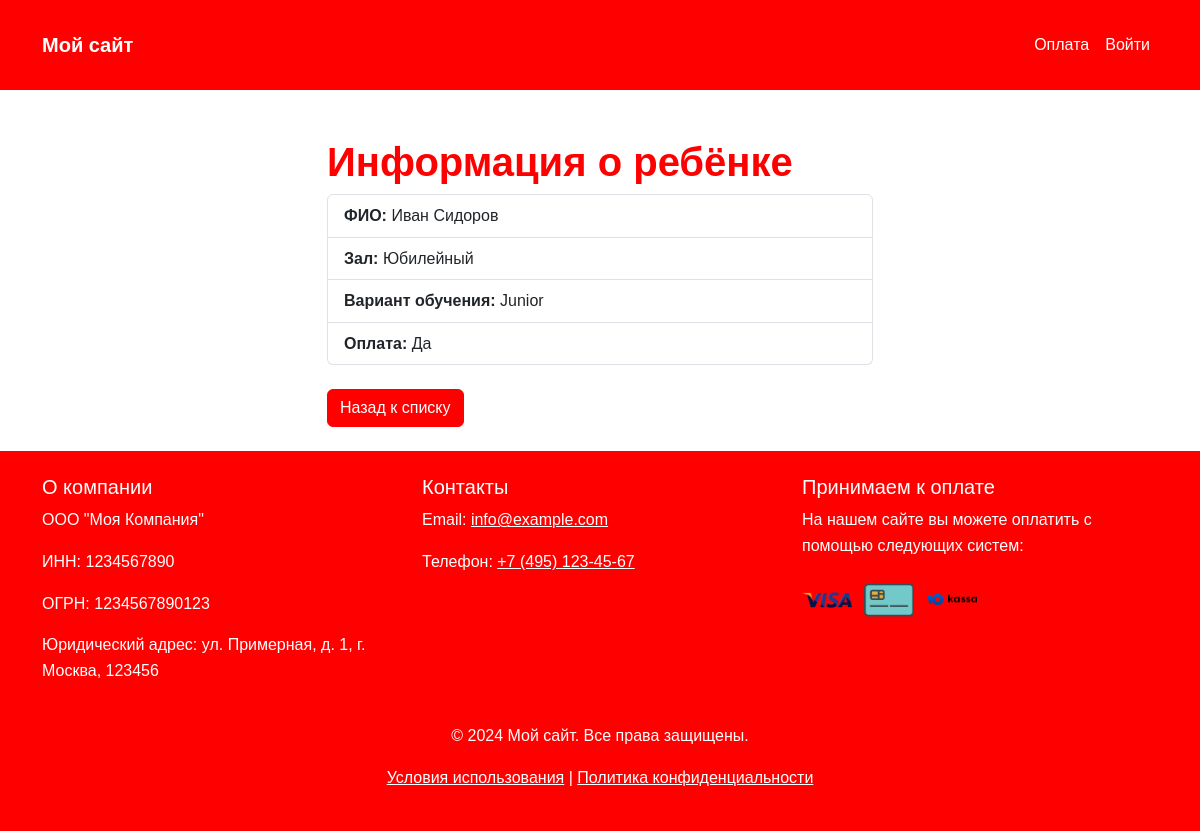
/child/4/, run on the app's committed database.
### payments/models.py (models this page shows, shortened)
class Child(models.Model):
    full_name = models.CharField(max_length=255)
    hall = models.ForeignKey(Hall, on_delete=models.CASCADE)
    training_option = models.ForeignKey(TrainingOption, on_delete=models.CASCADE)
    is_paid = models.BooleanField(default=False)
    class Meta:
        verbose_name = 'Ученик'
        verbose_name_plural = 'Ученики'

class Hall(models.Model):
    name = models.CharField(max_length=100)
    class Meta:
        verbose_name = 'Зал'
        verbose_name_plural = 'Залы'

class TrainingOption(models.Model):
    name = models.CharField(max_length=100)
    price = models.DecimalField(max_digits=10, decimal_places=2)

### payments/views.py (the view)
# urls.py: path('child/<int:pk>/', views.child_detail_view, name='child_detail'),
def child_detail_view(request, pk):
    child = get_object_or_404(Child, pk=pk)
    return render(request, 'payments/child_detail.html', {'child': child})

### templates/payments/child_detail.html (shortened to what this page needs)
{% extends 'base.html' %}
{% block content %}
<div class="row justify-content-center">
    <div class="col-md-6">
        <h1 class="mt-4">Информация о ребёнке</h1>
        <ul class="list-group">
            <li class="list-group-item"><strong>ФИО:</strong> {{ child.full_name }}</li>
            <li class="list-group-item"><strong>Зал:</strong> {{ child.hall.name }}</li>
            <li class="list-group-item"><strong>Вариант обучения:</strong> {{ child.training_option.name }}</li>
            <li class="list-group-item"><strong>Оплата:</strong> {{ child.is_paid|yesno:"Да,Нет" }}</li>
        </ul>
        <a href="{% url 'info' %}" class="btn btn-primary mt-4">Назад к списку</a>
    </div>
</div>
{% endblock %}

### static/css/style.css (style rules this page uses)
body { font-family: Arial, sans-serif; line-height: 1.6; }
:root { --primary-color: #ff0000; --secondary-color: #ffffff; }
body { font-family: 'Arial', sans-serif; background-color: var(--secondary-color); color: var(--primary-color); }
h1, h2, h3 { font-weight: 700; color: var(--primary-color); }
.btn-primary { background-color: var(--primary-color); border-color: var(--primary-color); color: var(--secondary-color); }
:root { --primary-color: #ff0000; --secondary-color: #ffffff; --text-color: #000000; }
body { font-family: 'Arial', sans-serif; background-color: var(--secondary-color); color: var(--text-color); }
a { color: var(--primary-color); text-decoration: none; }

### data on the page
Child: full_name "Иван Сидоров", hall.name "Юбилейный", training_option.name "Junior", is_paid "Да"
